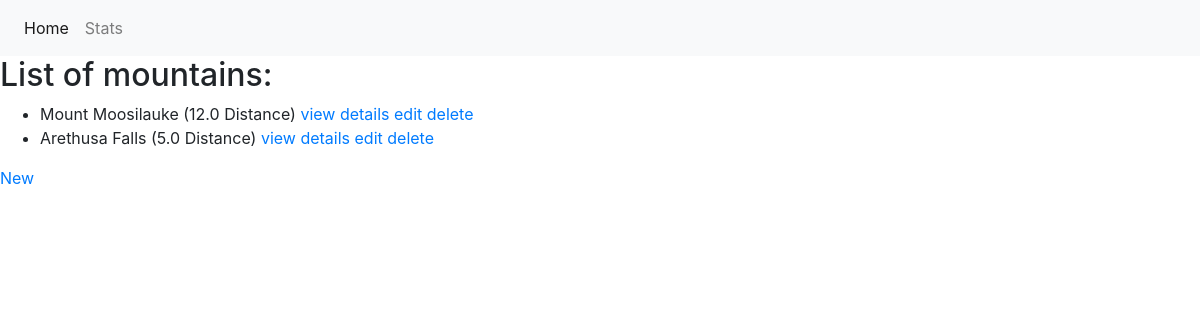
Page /hiking/ on the earlier database version.
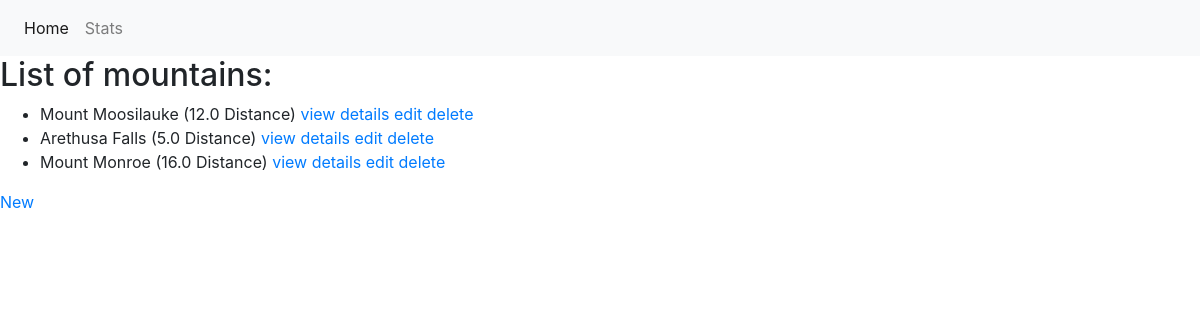
Same page on the later database version.
### hiking/models.py (models this page shows, shortened)
class Hiking (models.Model):
    name = models.CharField(max_length = 100)
    distance = models.FloatField()
    elevation = models.IntegerField()
    time = models.FloatField()
    date = models.DateField(default=datetime.date.today)
    group_size = models.IntegerField()
    state = models.CharField(max_length = 20)

### hiking/views.py (the view)
# urls.py: path('', views.hike_list, name='hike_list'),
def hike_list(request, template_name='hiking/templates/hiking_list.html'):
    hike = Hiking.objects.all()
    data = {}
    data['object_list'] = hike
    return render(request, template_name, data)

### hiking/templates/hiking_list.html
{% extends "base.html" %}
{% block content %}
    <h2>List of mountains:</h2>
    <ul>
        {% for hike in object_list %}
        <li>{{ hike.name }}  ({{ hike.distance }} Distance)
            <a href="{% url 'hike_view' hike.id %}">view details</a>
            <a href="{% url 'hike_edit' hike.id %}">edit</a>
            <a href="{% url 'hike_delete' hike.id %}">delete</a>
        </li>
        {% endfor %}
    </ul>
    <a href="{% url 'hike_new' %}">New</a>
{% endblock %}

### hiking/templates/base.html (shortened to what this page needs)
{% load static %}
<html>
<head>
    <link rel="stylesheet" href="https://maxcdn.bootstrapcdn.com/bootstrap/4.0.0/css/bootstrap.min.css"
>
</head>
<body>
    <nav class="navbar navbar-expand-lg navbar-light bg-light">
        <div class="collapse navbar-collapse" id="navbarNav">
            <ul class="navbar-nav">
                <li class="nav-item active">
                    <a class="nav-link" href="{% url 'hike_list' %}">Home <span class="sr-only">(current)</span></a>
                </li>
                <a class="nav-link" href="{% url 'hike_stats' %}">Stats <span class="sr-only">(current)</span></a>
            </ul>
        </div>
    </nav>
    {% block content %}
    {% endblock %}
</body>
</html>

Differences in the rows shown:
added Hiking: name "Mount Monroe", distance "16.0"
